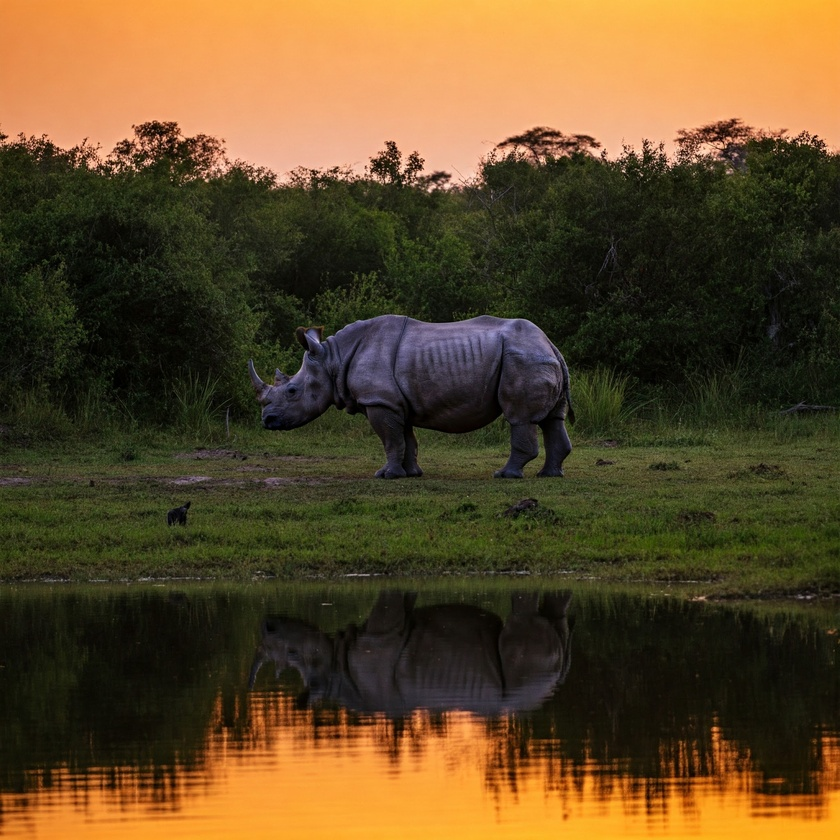
#> input picture Segmenta/Rinoceronte/rinoceronte.jpg, 840 x 840 px, shrunk from 2048 x 2048 before the run, found by its file name
$ python segmenta.py
#> lines starting #> are read from the running program, lines starting #| are printed output that depends on the picture; after the words box and inside, x2 and y2 are one past the last pixel; in counts of white or black regions, pixels touching at a corner belong together
#> further down, imagem is the input picture: shape (840, 840, 3); mean B, G, R 39.7, 73.3, 95.6
import cv2
import numpy as np

# Função para converter RGB para HSI
def rgb_to_hsi(imagem):
    imagem = imagem.astype(np.float32) / 255.0
    r, g, b = cv2.split(imagem)

    # Calcular o canal Hue (Matiz)
    numerador = 0.5 * ((r - g) + (r - b))
    denominador = np.sqrt((r - g)**2 + (r - b) * (g - b))
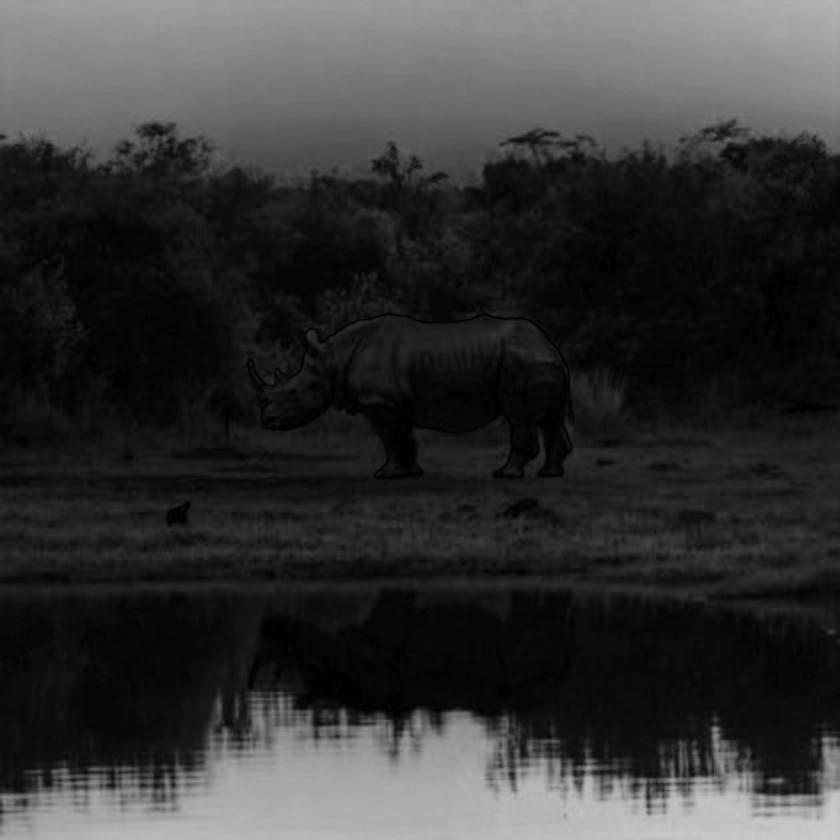
#> denominador: shape (840, 840) float32; min 0, max 0.803, mean 0.205
    theta = np.arccos(np.clip(numerador / (denominador + 1e-6), -1.0, 1.0))
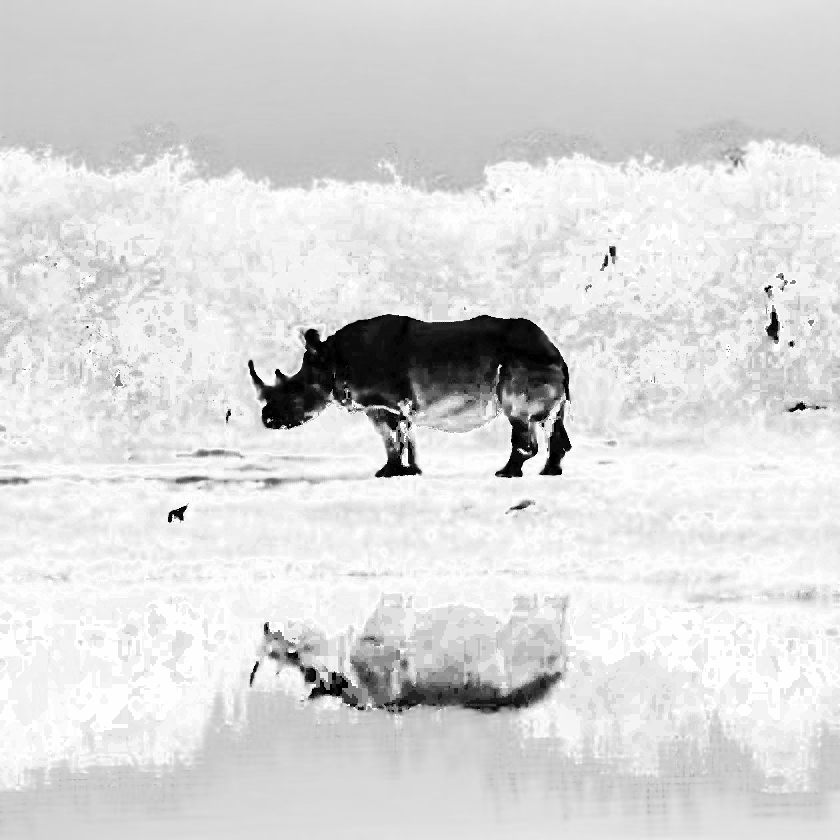
#> theta: shape (840, 840) float32; min 0.00365, max 3.14, mean 2.68; drawn with min black and max white
    h = np.where(b <= g, theta, 2 * np.pi - theta)
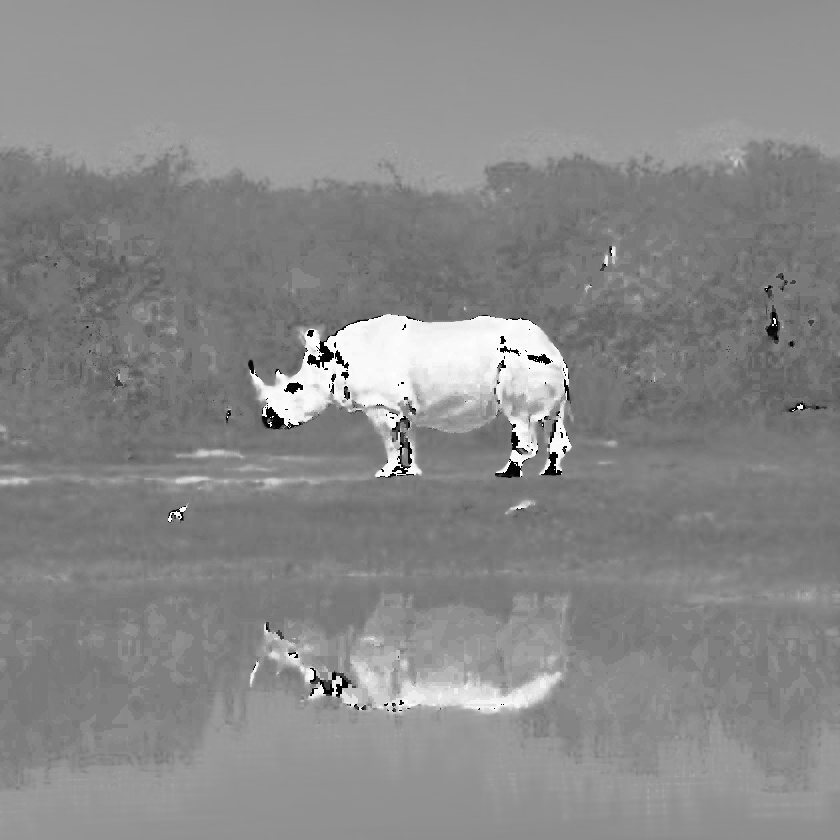
#> h: shape (840, 840) float32; min 0.00365, max 6.26, mean 3.37; drawn with min black and max white

    # Calcular o canal Saturation (Saturação)
    s = 1 - 3 * np.minimum(np.minimum(r, g), b) / (r + g + b + 1e-6)
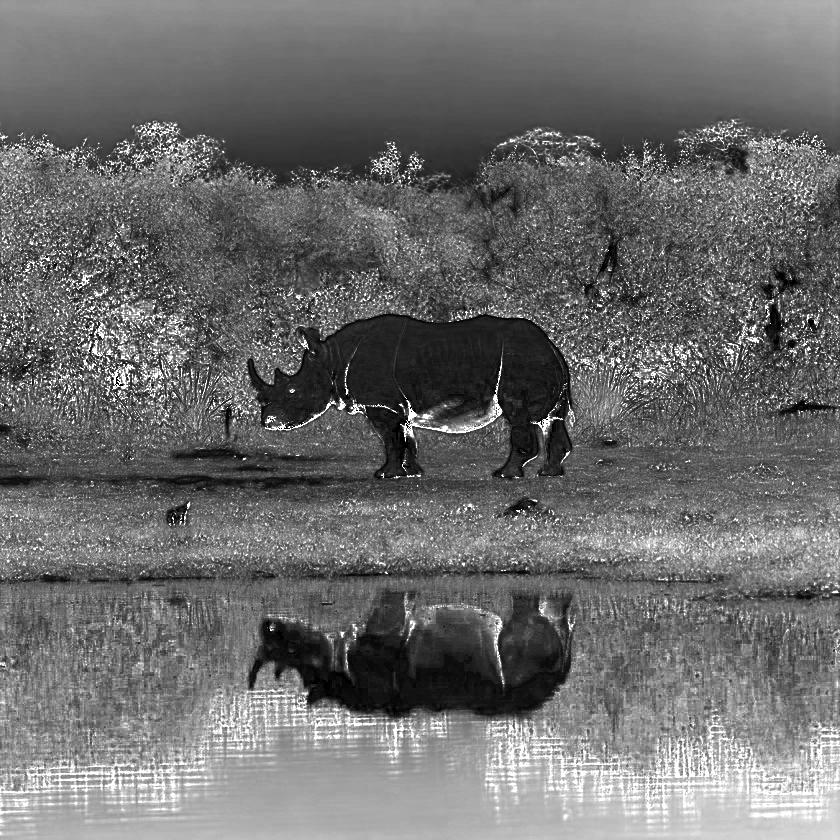
#> s: shape (840, 840) float32; min 5.96e-07, max 1, mean 0.43

    # Calcular o canal Intensity (Intensidade)
    i = (r + g + b) / 3.0

    # Combinar os canais
    hsi = cv2.merge((h, s, i))
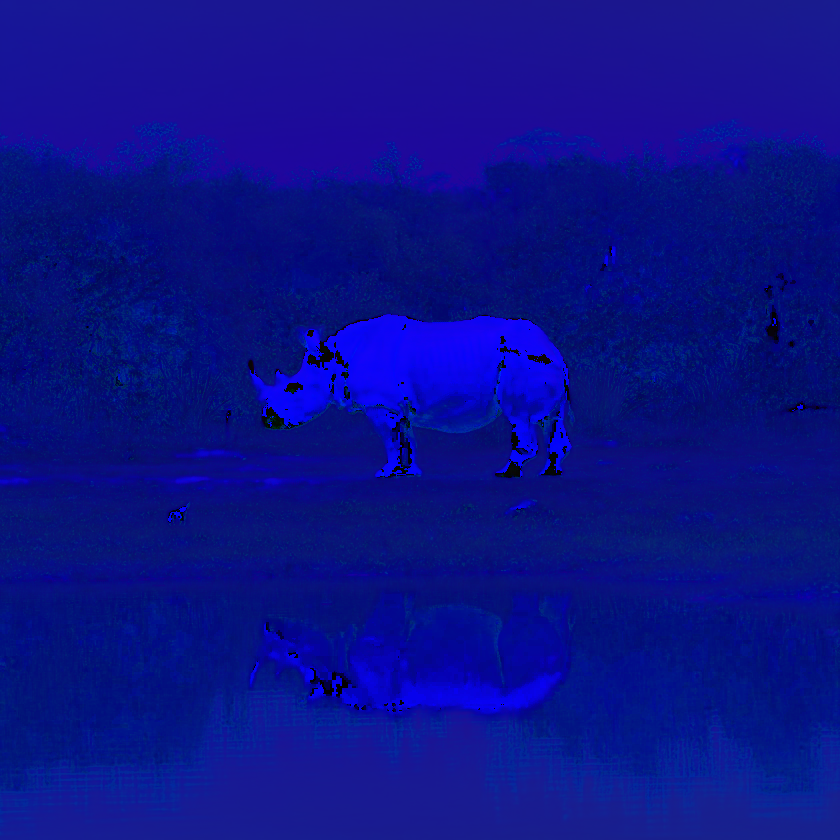
#> hsi: shape (840, 840, 3) float32; mean of channels 0, 1, 2 3.37, 0.43, 0.273; drawn with min black and max white
    return hsi

# Carregar a imagem
imagem = cv2.imread('Segmenta/Rinoceronte/rinoceronte.jpg')

# Converter para HSI
hsi = rgb_to_hsi(imagem)
h, s, i = cv2.split(hsi)

# Normalizar o canal Hue para o intervalo [0, 255]
h_normalizado = cv2.normalize(h, None, 0, 255, cv2.NORM_MINMAX).astype(np.uint8)

# Aplicar limiarização no canal Hue
limiar_inferior = 20  # Ajuste conforme necessário
limiar_superior = 100  # Ajuste conforme necessário
mascara = cv2.inRange(h_normalizado, limiar_inferior, limiar_superior)
#> mascara: shape (840, 840); 0.82% white in thin lines or dots, all inside (x1, y1, x2, y2) = (0, 212, 840, 712)

# Refinar a máscara com operações morfológicas
kernel = cv2.getStructuringElement(cv2.MORPH_ELLIPSE, (5, 5))
mascara = cv2.morphologyEx(mascara, cv2.MORPH_CLOSE, kernel)  # Fechamento para preencher buracos
#> mascara: shape (840, 840); 1% white; 563 white regions (491 under 20 px), largest, box (x1, y1, x2, y2) and area: (762, 382, 840, 415) 735, (748, 304, 784, 369) 645, (74, 260, 122, 302) 607
mascara = cv2.morphologyEx(mascara, cv2.MORPH_OPEN, kernel)   # Abertura para remover ruídos
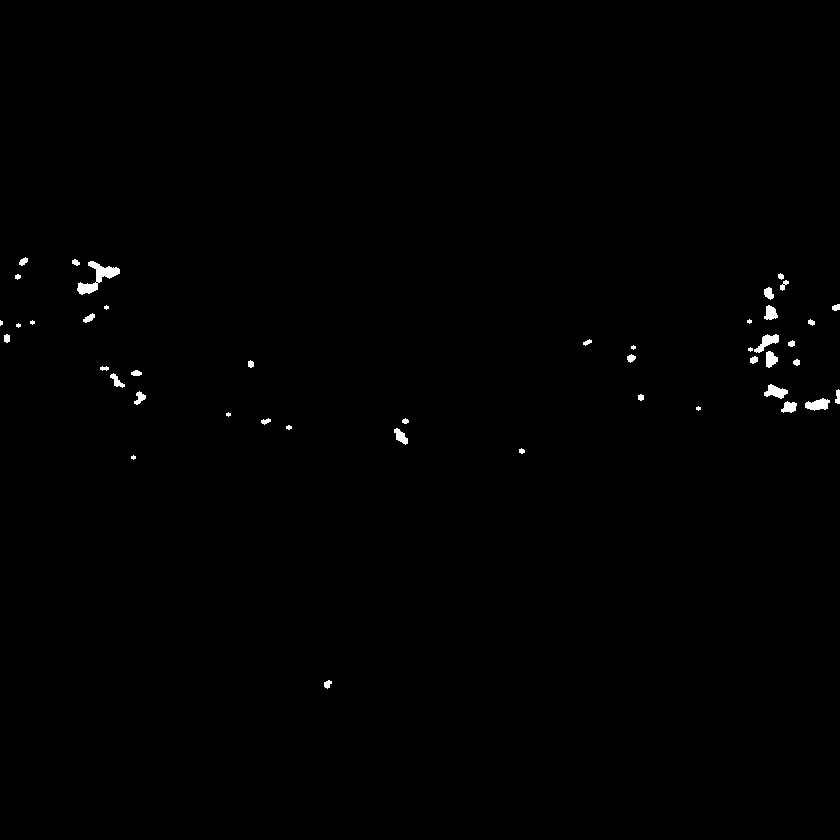
#> mascara: shape (840, 840); 0.44% white; 45 white regions (10 under 20 px), largest, box (x1, y1, x2, y2) and area: (77, 261, 120, 295) 516, (754, 334, 779, 353) 213, (805, 398, 830, 411) 212

# Aplicar a máscara na imagem original
rinoceronte_segmentado = cv2.bitwise_and(imagem, imagem, mask=mascara)

# Exibir os resultados
cv2.imshow("Canal Hue Normalizado", h_normalizado)
cv2.imshow("Máscara", mascara)
cv2.imshow("Rinoceronte Segmentado", rinoceronte_segmentado)
cv2.waitKey(0)
cv2.destroyAllWindows()

# Salvar o resultado
cv2.imwrite('rinoceronte_segmentado.jpg', rinoceronte_segmentado)
